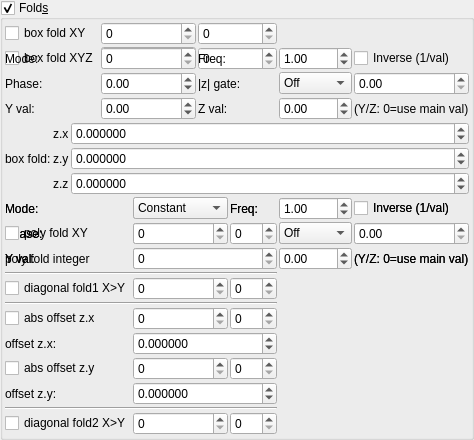
    <widget class="MyGroupBox" name="groupCheck_transf_function_enabled_false">
     <property name="toolTip">
      <string/>
     </property>
     <property name="title">
      <string>Fold&amp;s</string>
     </property>
     <property name="checkable">
      <bool>true</bool>
     </property>
     <layout class="QVBoxLayout" name="verticalLayout_33" stretch="0,0,0">
      <property name="spacing">
       <number>2</number>
      </property>
      <property name="leftMargin">
       <number>2</number>
      </property>
      <property name="topMargin">
       <number>2</number>
      </property>
      <property name="rightMargin">
       <number>2</number>
      </property>
      <property name="bottomMargin">
       <number>2</number>
      </property>
      <item>
       <layout class="QGridLayout" name="gridLayout_15" rowstretch="0,0" columnstretch="0,1,1">
        <property name="spacing">
         <number>2</number>
        </property>
        <item row="0" column="2">
         <widget class="MySpinBox" name="spinboxInt_transf_stop_iterations_A">
          <property name="enabled">
           <bool>true</bool>
          </property>
          <property name="sizePolicy">
           <sizepolicy hsizetype="Minimum" vsizetype="Maximum">
            <horstretch>0</horstretch>
            <verstretch>0</verstretch>
           </sizepolicy>
          </property>
          <property name="maximum">
           <number>999</number>
          </property>
         </widget>
        </item>
        <item row="0" column="1">
         <widget class="MySpinBox" name="spinboxInt_transf_start_iterations_A">
          <property name="enabled">
           <bool>true</bool>
          </property>
          <property name="sizePolicy">
           <sizepolicy hsizetype="Minimum" vsizetype="Maximum">
            <horstretch>0</horstretch>
            <verstretch>0</verstretch>
           </sizepolicy>
          </property>
          <property name="maximum">
           <number>999</number>
          </property>
         </widget>
        </item>
        <item row="1" column="0">
         <widget class="MyCheckBox" name="checkBox_transf_function_enabledB_false">
          <property name="text">
           <string notr="true">box fold XYZ</string>
          </property>
         </widget>
        </item>
        <item row="1" column="2">
         <widget class="MySpinBox" name="spinboxInt_transf_stop_iterations_B">
          <property name="enabled">
           <bool>true</bool>
          </property>
          <property name="sizePolicy">
           <sizepolicy hsizetype="Minimum" vsizetype="Maximum">
            <horstretch>0</horstretch>
            <verstretch>0</verstretch>
           </sizepolicy>
          </property>
          <property name="maximum">
           <number>999</number>
          </property>
         </widget>
        </item>
      <item row="1" column="0">
       <widget class="QLabel"><property name="text"><string>Mode:</string></property></widget>
      </item>
      <item row="1" column="1">
       <widget class="MyComboBox" name="comboBox_transf_multiplier_value_mode_1">
        <item><property name="text"><string notr="true">Constant</string></property></item>
        <item><property name="text"><string notr="true">Sine</string></property></item>
        <item><property name="text"><string notr="true">Ramp</string></property></item>
        <item><property name="text"><string notr="true">Exponential</string></property></item>
        <item><property name="text"><string notr="true">Triangle</string></property></item>
        <item><property name="text"><string notr="true">Square</string></property></item>
        <item><property name="text"><string notr="true">Smoothstep</string></property></item>
       </widget>
      </item>
      <item row="1" column="2">
       <widget class="QLabel"><property name="text"><string>Freq:</string></property></widget>
      </item>
      <item row="1" column="3">
       <widget class="MyDoubleSpinBox" name="spinbox_transf_multiplier_frequency_1">
        <property name="minimum"><double>0.01</double></property><property name="maximum"><double>100.0</double></property>
        <property name="singleStep"><double>0.1</double></property><property name="value"><double>1.0</double></property>
       </widget>
      </item>
      <item row="1" column="4" colspan="2">
       <widget class="MyCheckBox" name="checkBox_transf_multiplier_inverse_1">
        <property name="text"><string>Inverse (1/val)</string></property>
       </widget>
      </item>
      <item row="2" column="0">
       <widget class="QLabel"><property name="text"><string>Phase:</string></property></widget>
      </item>
      <item row="2" column="1">
       <widget class="MyDoubleSpinBox" name="spinbox_transf_multiplier_phase_1">
        <property name="minimum"><double>-10.0</double></property><property name="maximum"><double>10.0</double></property>
        <property name="singleStep"><double>0.1</double></property><property name="value"><double>0.0</double></property>
       </widget>
      </item>
      <item row="2" column="2">
       <widget class="QLabel"><property name="text"><string>|z| gate:</string></property></widget>
      </item>
      <item row="2" column="3">
       <widget class="MyComboBox" name="comboBox_transf_multiplier_threshold_mode_1">
        <item><property name="text"><string notr="true">Off</string></property></item>
        <item><property name="text"><string notr="true">&gt; thresh</string></property></item>
        <item><property name="text"><string notr="true">&lt; thresh</string></property></item>
       </widget>
      </item>
      <item row="2" column="4" colspan="2">
       <widget class="MyDoubleSpinBox" name="spinbox_transf_multiplier_threshold_1">
        <property name="minimum"><double>0.0</double></property><property name="maximum"><double>1000.0</double></property>
        <property name="singleStep"><double>0.1</double></property><property name="value"><double>0.0</double></property>
       </widget>
      </item>
      <item row="3" column="0">
       <widget class="QLabel"><property name="text"><string>Y val:</string></property></widget>
      </item>
      <item row="3" column="1">
       <widget class="MyDoubleSpinBox" name="spinbox_transf_multiplier_scale_y_1">
        <property name="minimum"><double>-100.0</double></property><property name="maximum"><double>100.0</double></property>
        <property name="singleStep"><double>0.01</double></property><property name="value"><double>0.0</double></property>
       </widget>
      </item>
      <item row="3" column="2">
       <widget class="QLabel"><property name="text"><string>Z val:</string></property></widget>
      </item>
      <item row="3" column="3">
       <widget class="MyDoubleSpinBox" name="spinbox_transf_multiplier_scale_z_1">
        <property name="minimum"><double>-100.0</double></property><property name="maximum"><double>100.0</double></property>
        <property name="singleStep"><double>0.01</double></property><property name="value"><double>0.0</double></property>
       </widget>
      </item>
      <item row="3" column="4" colspan="2">
       <widget class="QLabel"><property name="text"><string notr="true">(Y/Z: 0=use main val)</string></property></widget>
      </item>
        <item row="1" column="1">
         <widget class="MySpinBox" name="spinboxInt_transf_start_iterations_B">
          <property name="enabled">
           <bool>true</bool>
          </property>
          <property name="sizePolicy">
           <sizepolicy hsizetype="Minimum" vsizetype="Maximum">
            <horstretch>0</horstretch>
            <verstretch>0</verstretch>
           </sizepolicy>
          </property>
          <property name="maximum">
           <number>999</number>
          </property>
         </widget>
        </item>
        <item row="0" column="0">
         <widget class="MyCheckBox" name="checkBox_transf_function_enabledA_false">
          <property name="text">
           <string notr="true">box fold XY</string>
          </property>
         </widget>
        </item>
       </layout>
      </item>
      <item>
       <layout class="QGridLayout" name="gridLayout_16" columnstretch="0,0,1">
        <property name="spacing">
         <number>2</number>
        </property>
        <item row="2" column="1">
         <widget class="QLabel" name="label_131">
          <property name="text">
           <string notr="true">z.z</string>
          </property>
         </widget>
        </item>
        <item row="1" column="1">
         <widget class="QLabel" name="label_132">
          <property name="text">
           <string notr="true">z.y</string>
          </property>
         </widget>
        </item>
        <item row="0" column="1">
         <widget class="QLabel" name="label_133">
          <property name="text">
           <string notr="true">z.x</string>
          </property>
         </widget>
        </item>
        <item row="1" column="0">
         <widget class="QLabel" name="label_110">
          <property name="text">
           <string>box fold:</string>
          </property>
         </widget>
        </item>
        <item row="0" column="2">
         <widget class="MyDoubleSpinBox" name="spinbox3_transf_addition_constantA_111_x">
          <property name="sizePolicy">
           <sizepolicy hsizetype="Minimum" vsizetype="Maximum">
            <horstretch>0</horstretch>
            <verstretch>0</verstretch>
           </sizepolicy>
          </property>
          <property name="prefix">
           <string/>
          </property>
          <property name="suffix">
           <string/>
          </property>
          <property name="decimals">
           <number>6</number>
          </property>
          <property name="minimum">
           <double>-99.989999999999995</double>
          </property>
          <property name="maximum">
           <double>99.989999999999995</double>
          </property>
          <property name="singleStep">
           <double>0.100000000000000</double>
          </property>
         </widget>
        </item>
        <item row="1" column="2">
         <widget class="MyDoubleSpinBox" name="spinbox3_transf_addition_constantA_111_y">
          <property name="sizePolicy">
           <sizepolicy hsizetype="Minimum" vsizetype="Maximum">
            <horstretch>0</horstretch>
            <verstretch>0</verstretch>
           </sizepolicy>
          </property>
          <property name="prefix">
           <string/>
          </property>
          <property name="suffix">
           <string/>
          </property>
          <property name="decimals">
           <number>6</number>
          </property>
          <property name="minimum">
           <double>-99.989999999999995</double>
          </property>
          <property name="maximum">
           <double>99.989999999999995</double>
          </property>
          <property name="singleStep">
           <double>0.100000000000000</double>
          </property>
         </widget>
        </item>
        <item row="2" column="2">
         <widget class="MyDoubleSpinBox" name="spinbox3_transf_addition_constantA_111_z">
          <property name="sizePolicy">
           <sizepolicy hsizetype="Minimum" vsizetype="Maximum">
            <horstretch>0</horstretch>
            <verstretch>0</verstretch>
           </sizepolicy>
          </property>
          <property name="prefix">
           <string/>
          </property>
          <property name="suffix">
           <string/>
          </property>
          <property name="decimals">
           <number>6</number>
          </property>
          <property name="minimum">
           <double>-99.989999999999995</double>
          </property>
          <property name="maximum">
           <double>99.989999999999995</double>
          </property>
          <property name="singleStep">
           <double>0.100000000000000</double>
          </property>
         </widget>
        </item>
       </layout>
      </item>
      <item>
       <layout class="QGridLayout" name="gridLayout_10" columnstretch="0,1,1">
        <property name="spacing">
         <number>2</number>
        </property>
        <item row="9" column="1">
         <widget class="MySpinBox" name="spinboxInt_transf_start_iterations_D">
          <property name="enabled">
           <bool>true</bool>
          </property>
          <property name="sizePolicy">
           <sizepolicy hsizetype="Minimum" vsizetype="Maximum">
            <horstretch>0</horstretch>
            <verstretch>0</verstretch>
           </sizepolicy>
          </property>
          <property name="maximum">
           <number>999</number>
          </property>
         </widget>
        </item>
        <item row="9" column="2">
         <widget class="MySpinBox" name="spinboxInt_transf_stop_iterations_D">
          <property name="enabled">
           <bool>true</bool>
          </property>
          <property name="sizePolicy">
           <sizepolicy hsizetype="Minimum" vsizetype="Maximum">
            <horstretch>0</horstretch>
            <verstretch>0</verstretch>
           </sizepolicy>
          </property>
          <property name="maximum">
           <number>999</number>
          </property>
         </widget>
        </item>
      <item row="1" column="0">
       <widget class="QLabel"><property name="text"><string>Mode:</string></property></widget>
      </item>
      <item row="1" column="1">
       <widget class="MyComboBox" name="comboBox_transf_multiplier_value_mode_3">
        <item><property name="text"><string notr="true">Constant</string></property></item>
        <item><property name="text"><string notr="true">Sine</string></property></item>
        <item><property name="text"><string notr="true">Ramp</string></property></item>
        <item><property name="text"><string notr="true">Exponential</string></property></item>
        <item><property name="text"><string notr="true">Triangle</string></property></item>
        <item><property name="text"><string notr="true">Square</string></property></item>
        <item><property name="text"><string notr="true">Smoothstep</string></property></item>
       </widget>
      </item>
      <item row="1" column="2">
       <widget class="QLabel"><property name="text"><string>Freq:</string></property></widget>
      </item>
      <item row="1" column="3">
       <widget class="MyDoubleSpinBox" name="spinbox_transf_multiplier_frequency_3">
        <property name="minimum"><double>0.01</double></property><property name="maximum"><double>100.0</double></property>
        <property name="singleStep"><double>0.1</double></property><property name="value"><double>1.0</double></property>
       </widget>
      </item>
      <item row="1" column="4" colspan="2">
       <widget class="MyCheckBox" name="checkBox_transf_multiplier_inverse_3">
        <property name="text"><string>Inverse (1/val)</string></property>
       </widget>
      </item>
      <item row="2" column="0">
       <widget class="QLabel"><property name="text"><string>Phase:</string></property></widget>
      </item>
      <item row="2" column="1">
       <widget class="MyDoubleSpinBox" name="spinbox_transf_multiplier_phase_3">
        <property name="minimum"><double>-10.0</double></property><property name="maximum"><double>10.0</double></property>
        <property name="singleStep"><double>0.1</double></property><property name="value"><double>0.0</double></property>
       </widget>
      </item>
      <item row="2" column="2">
       <widget class="QLabel"><property name="text"><string>|z| gate:</string></property></widget>
      </item>
      <item row="2" column="3">
       <widget class="MyComboBox" name="comboBox_transf_multiplier_threshold_mode_3">
        <item><property name="text"><string notr="true">Off</string></property></item>
        <item><property name="text"><string notr="true">&gt; thresh</string></property></item>
        <item><property name="text"><string notr="true">&lt; thresh</string></property></item>
       </widget>
      </item>
      <item row="2" column="4" colspan="2">
       <widget class="MyDoubleSpinBox" name="spinbox_transf_multiplier_threshold_3">
        <property name="minimum"><double>0.0</double></property><property name="maximum"><double>1000.0</double></property>
        <property name="singleStep"><double>0.1</double></property><property name="value"><double>0.0</double></property>
       </widget>
      </item>
      <item row="3" column="0">
       <widget class="QLabel"><property name="text"><string>Y val:</string></property></widget>
      </item>
      <item row="3" column="1">
       <widget class="MyDoubleSpinBox" name="spinbox_transf_multiplier_scale_y_3">
        <property name="minimum"><double>-100.0</double></property><property name="maximum"><double>100.0</double></property>
        <property name="singleStep"><double>0.01</double></property><property name="value"><double>0.0</double></property>
       </widget>
      </item>
      <item row="3" column="2">
       <widget class="QLabel"><property name="text"><string>Z val:</string></property></widget>
      </item>
      <item row="3" column="3">
       <widget class="MyDoubleSpinBox" name="spinbox_transf_multiplier_scale_z_3">
        <property name="minimum"><double>-100.0</double></property><property name="maximum"><double>100.0</double></property>
        <property name="singleStep"><double>0.01</double></property><property name="value"><double>0.0</double></property>
       </widget>
      </item>
      <item row="3" column="4" colspan="2">
       <widget class="QLabel"><property name="text"><string notr="true">(Y/Z: 0=use main val)</string></property></widget>
      </item>
        <item row="6" column="0" colspan="3">
         <widget class="Line" name="line">
          <property name="orientation">
           <enum>Qt::Horizontal</enum>
          </property>
         </widget>
        </item>
        <item row="12" column="1">
         <widget class="MySpinBox" name="spinboxInt_transf_start_iterations_Cy">
          <property name="sizePolicy">
           <sizepolicy hsizetype="Minimum" vsizetype="Maximum">
            <horstretch>0</horstretch>
            <verstretch>0</verstretch>
           </sizepolicy>
          </property>
          <property name="minimum">
           <number>0</number>
          </property>
          <property name="maximum">
           <number>999</number>
          </property>
          <property name="value">
           <number>0</number>
          </property>
         </widget>
        </item>
        <item row="12" column="0">
         <widget class="MyCheckBox" name="checkBox_transf_function_enabledCy_false">
          <property name="text">
           <string notr="true">diagonal fold2 X&gt;Y</string>
          </property>
         </widget>
        </item>
        <item row="3" column="0">
         <widget class="QLabel" name="label_45">
          <property name="text">
           <string>poly fold integer</string>
          </property>
         </widget>
        </item>
        <item row="5" column="0">
         <widget class="MyCheckBox" name="checkBox_transf_function_enabledCx_false">
          <property name="text">
           <string notr="true">diagonal fold1 X&gt;Y</string>
          </property>
         </widget>
        </item>
        <item row="5" column="2">
         <widget class="MySpinBox" name="spinboxInt_transf_stop_iterations_Cx">
          <property name="enabled">
           <bool>true</bool>
          </property>
          <property name="sizePolicy">
           <sizepolicy hsizetype="Minimum" vsizetype="Maximum">
            <horstretch>0</horstretch>
            <verstretch>0</verstretch>
           </sizepolicy>
          </property>
          <property name="maximum">
           <number>999</number>
          </property>
         </widget>
        </item>
      <item row="1" column="0">
       <widget class="QLabel"><property name="text"><string>Mode:</string></property></widget>
      </item>
      <item row="1" column="1">
       <widget class="MyComboBox" name="comboBox_transf_multiplier_value_mode_2">
        <item><property name="text"><string notr="true">Constant</string></property></item>
        <item><property name="text"><string notr="true">Sine</string></property></item>
        <item><property name="text"><string notr="true">Ramp</string></property></item>
        <item><property name="text"><string notr="true">Exponential</string></property></item>
        <item><property name="text"><string notr="true">Triangle</string></property></item>
        <item><property name="text"><string notr="true">Square</string></property></item>
        <item><property name="text"><string notr="true">Smoothstep</string></property></item>
       </widget>
      </item>
      <item row="1" column="2">
       <widget class="QLabel"><property name="text"><string>Freq:</string></property></widget>
      </item>
      <item row="1" column="3">
       <widget class="MyDoubleSpinBox" name="spinbox_transf_multiplier_frequency_2">
        <property name="minimum"><double>0.01</double></property><property name="maximum"><double>100.0</double></property>
        <property name="singleStep"><double>0.1</double></property><property name="value"><double>1.0</double></property>
       </widget>
      </item>
      <item row="1" column="4" colspan="2">
       <widget class="MyCheckBox" name="checkBox_transf_multiplier_inverse_2">
        <property name="text"><string>Inverse (1/val)</string></property>
       </widget>
      </item>
      <item row="2" column="0">
       <widget class="QLabel"><property name="text"><string>Phase:</string></property></widget>
      </item>
      <item row="2" column="1">
       <widget class="MyDoubleSpinBox" name="spinbox_transf_multiplier_phase_2">
        <property name="minimum"><double>-10.0</double></property><property name="maximum"><double>10.0</double></property>
        <property name="singleStep"><double>0.1</double></property><property name="value"><double>0.0</double></property>
       </widget>
      </item>
      <item row="2" column="2">
       <widget class="QLabel"><property name="text"><string>|z| gate:</string></property></widget>
      </item>
      <item row="2" column="3">
       <widget class="MyComboBox" name="comboBox_transf_multiplier_threshold_mode_2">
        <item><property name="text"><string notr="true">Off</string></property></item>
        <item><property name="text"><string notr="true">&gt; thresh</string></property></item>
        <item><property name="text"><string notr="true">&lt; thresh</string></property></item>
       </widget>
      </item>
      <item row="2" column="4" colspan="2">
       <widget class="MyDoubleSpinBox" name="spinbox_transf_multiplier_threshold_2">
        <property name="minimum"><double>0.0</double></property><property name="maximum"><double>1000.0</double></property>
        <property name="singleStep"><double>0.1</double></property><property name="value"><double>0.0</double></property>
       </widget>
      </item>
      <item row="3" column="0">
       <widget class="QLabel"><property name="text"><string>Y val:</string></property></widget>
      </item>
      <item row="3" column="1">
       <widget class="MyDoubleSpinBox" name="spinbox_transf_multiplier_scale_y_2">
        <property name="minimum"><double>-100.0</double></property><property name="maximum"><double>100.0</double></property>
        <property name="singleStep"><double>0.01</double></property><property name="value"><double>0.0</double></property>
       </widget>
      </item>
      <item row="3" column="2">
       <widget class="QLabel"><property name="text"><string>Z val:</string></property></widget>
      </item>
      <item row="3" column="3">
       <widget class="MyDoubleSpinBox" name="spinbox_transf_multiplier_scale_z_2">
        <property name="minimum"><double>-100.0</double></property><property name="maximum"><double>100.0</double></property>
        <property name="singleStep"><double>0.01</double></property><property name="value"><double>0.0</double></property>
       </widget>
      </item>
      <item row="3" column="4" colspan="2">
       <widget class="QLabel"><property name="text"><string notr="true">(Y/Z: 0=use main val)</string></property></widget>
      </item>
        <item row="2" column="1">
         <widget class="MySpinBox" name="spinboxInt_transf_start_iterations_P">
          <property name="enabled">
           <bool>true</bool>
          </property>
          <property name="sizePolicy">
           <sizepolicy hsizetype="Minimum" vsizetype="Maximum">
            <horstretch>0</horstretch>
            <verstretch>0</verstretch>
           </sizepolicy>
          </property>
          <property name="maximum">
           <number>999</number>
          </property>
         </widget>
        </item>
        <item row="5" column="1">
         <widget class="MySpinBox" name="spinboxInt_transf_start_iterations_Cx">
          <property name="enabled">
           <bool>true</bool>
          </property>
          <property name="sizePolicy">
           <sizepolicy hsizetype="Minimum" vsizetype="Maximum">
            <horstretch>0</horstretch>
            <verstretch>0</verstretch>
           </sizepolicy>
          </property>
          <property name="maximum">
           <number>999</number>
          </property>
         </widget>
        </item>
        <item row="3" column="1" colspan="2">
         <widget class="MySpinBox" name="spinboxInt_transf_int_6">
          <property name="enabled">
           <bool>true</bool>
          </property>
          <property name="sizePolicy">
           <sizepolicy hsizetype="Minimum" vsizetype="Maximum">
            <horstretch>0</horstretch>
            <verstretch>0</verstretch>
           </sizepolicy>
          </property>
          <property name="maximum">
           <number>999</number>
          </property>
         </widget>
        </item>
        <item row="7" column="0">
         <widget class="MyCheckBox" name="checkBox_transf_function_enabledC_false">
          <property name="text">
           <string notr="true">abs offset z.x</string>
          </property>
         </widget>
        </item>
        <item row="2" column="0">
         <widget class="MyCheckBox" name="checkBox_transf_function_enabledP_false">
          <property name="font">
           <font>
            <weight>50</weight>
            <bold>false</bold>
           </font>
          </property>
          <property name="text">
           <string>poly fold XY</string>
          </property>
         </widget>
        </item>
        <item row="4" column="0" colspan="3">
         <widget class="Line" name="line_4">
          <property name="orientation">
           <enum>Qt::Horizontal</enum>
          </property>
         </widget>
        </item>
        <item row="2" column="2">
         <widget class="MySpinBox" name="spinboxInt_transf_stop_iterations_P">
          <property name="enabled">
           <bool>true</bool>
          </property>
          <property name="sizePolicy">
           <sizepolicy hsizetype="Minimum" vsizetype="Maximum">
            <horstretch>0</horstretch>
            <verstretch>0</verstretch>
           </sizepolicy>
          </property>
          <property name="maximum">
           <number>999</number>
          </property>
         </widget>
        </item>
        <item row="7" column="2">
         <widget class="MySpinBox" name="spinboxInt_transf_stop_iterations_C">
          <property name="enabled">
           <bool>true</bool>
          </property>
          <property name="sizePolicy">
           <sizepolicy hsizetype="Minimum" vsizetype="Maximum">
            <horstretch>0</horstretch>
            <verstretch>0</verstretch>
           </sizepolicy>
          </property>
          <property name="maximum">
           <number>999</number>
          </property>
         </widget>
        </item>
        <item row="12" column="2">
         <widget class="MySpinBox" name="spinboxInt_transf_stop_iterations_Cy">
          <property name="sizePolicy">
           <sizepolicy hsizetype="Preferred" vsizetype="Maximum">
            <horstretch>0</horstretch>
            <verstretch>0</verstretch>
           </sizepolicy>
          </property>
          <property name="maximum">
           <number>999</number>
          </property>
         </widget>
        </item>
        <item row="8" column="0">
         <widget class="QLabel" name="label_43">
          <property name="text">
           <string>offset z.x:</string>
          </property>
         </widget>
        </item>
        <item row="9" column="0">
         <widget class="MyCheckBox" name="checkBox_transf_function_enabledD_false">
          <property name="enabled">
           <bool>true</bool>
          </property>
          <property name="text">
           <string notr="true">abs offset z.y</string>
          </property>
         </widget>
        </item>
        <item row="7" column="1">
         <widget class="MySpinBox" name="spinboxInt_transf_start_iterations_C">
          <property name="enabled">
           <bool>true</bool>
          </property>
          <property name="sizePolicy">
           <sizepolicy hsizetype="Minimum" vsizetype="Maximum">
            <horstretch>0</horstretch>
            <verstretch>0</verstretch>
           </sizepolicy>
          </property>
          <property name="maximum">
           <number>999</number>
          </property>
         </widget>
        </item>
        <item row="10" column="0">
         <widget class="QLabel" name="label_38">
          <property name="text">
           <string>offset z.y:</string>
          </property>
         </widget>
        </item>
        <item row="10" column="1" colspan="2">
         <widget class="MyDoubleSpinBox" name="spinbox_transf_offsetD_0">
          <property name="enabled">
           <bool>true</bool>
          </property>
          <property name="sizePolicy">
           <sizepolicy hsizetype="Minimum" vsizetype="Maximum">
            <horstretch>0</horstretch>
            <verstretch>0</verstretch>
           </sizepolicy>
          </property>
          <property name="prefix">
           <string/>
          </property>
          <property name="suffix">
           <string/>
          </property>
          <property name="decimals">
           <number>6</number>
          </property>
          <property name="minimum">
           <double>-99.989999999999995</double>
          </property>
          <property name="maximum">
           <double>99.989999999999995</double>
          </property>
          <property name="singleStep">
           <double>0.100000000000000</double>
          </property>
         </widget>
        </item>
        <item row="8" column="1" colspan="2">
         <widget class="MyDoubleSpinBox" name="spinbox_transf_offsetC_0">
          <property name="enabled">
           <bool>true</bool>
          </property>
          <property name="sizePolicy">
           <sizepolicy hsizetype="Minimum" vsizetype="Maximum">
            <horstretch>0</horstretch>
            <verstretch>0</verstretch>
           </sizepolicy>
          </property>
          <property name="prefix">
           <string/>
          </property>
          <property name="suffix">
           <string/>
          </property>
          <property name="decimals">
           <number>6</number>
          </property>
          <property name="minimum">
           <double>-99.989999999999995</double>
          </property>
          <property name="maximum">
           <double>99.989999999999995</double>
          </property>
          <property name="singleStep">
           <double>0.100000000000000</double>
          </property>
         </widget>
        </item>
        <item row="11" column="0" colspan="3">
         <widget class="Line" name="line_2">
          <property name="orientation">
           <enum>Qt::Horizontal</enum>
          </property>
         </widget>
        </item>
       </layout>
      </item>
     </layout>
    </widget>
